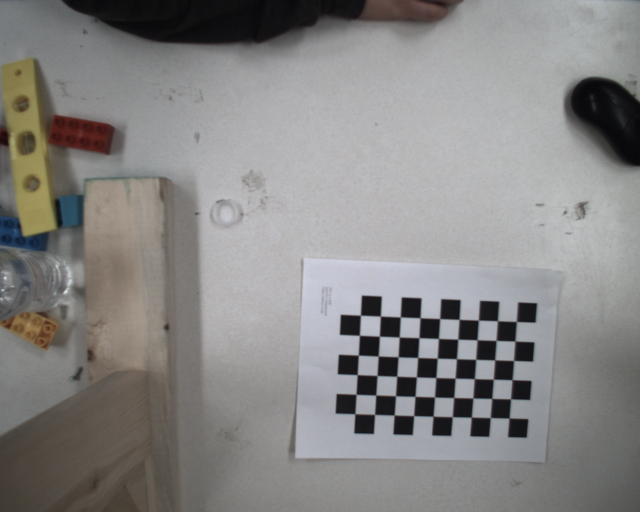
#> input picture DepthMapDriver/stereo_calibration/test_imgs/left.png, 1280 x 1024 px, found by its file name (shown at 1/2 size)
$ python correction.py   (older library calls are emulated)
#> lines starting #> are read from the running program, lines starting #| are printed output that depends on the picture
import numpy as np
import cv2


def correct(imgL, imgR):
    camera_matrix_r = np.load('Intrinsic_mtx_1.npy')
    dist_coeffs_r = np.load('dist_1.npy')
    camera_matrix_l = np.load('Intrinsic_mtx_2.npy')
    dist_coeffs_l = np.load('dist_2.npy')
    R = np.load('R.npy')
    T = np.load('T.npy')

    RL, RR, PL, PR, Q, _, _ = cv2.stereoRectify(camera_matrix_l, dist_coeffs_l, camera_matrix_r, dist_coeffs_r,
                                               imgL.shape[::-1], R, T, alpha=-1)

    mapL1, mapL2 = cv2.initUndistortRectifyMap(camera_matrix_l, dist_coeffs_l, RL, PL, imgL.shape[::-1], cv2.CV_32FC1)
    mapR1, mapR2 = cv2.initUndistortRectifyMap(camera_matrix_r, dist_coeffs_r, RR, PR, imgR.shape[::-1], cv2.CV_32FC1)

    undistorted_rectifiedL = cv2.remap(imgL, mapL1, mapL2, cv2.INTER_LINEAR);
    undistorted_rectifiedR = cv2.remap(imgR, mapR1, mapR2, cv2.INTER_LINEAR);

    # display image
    cv2.imshow("Left", cv2.resize(undistorted_rectifiedL, (0, 0), fx=0.5, fy=0.5))
    cv2.imshow("Right", cv2.resize(undistorted_rectifiedR, (0, 0), fx=0.5, fy=0.5))
    cv2.waitKey(0)
    cv2.destroyAllWindows()


if __name__ == "__main__":
    left_img = cv2.imread('left.png', 0)
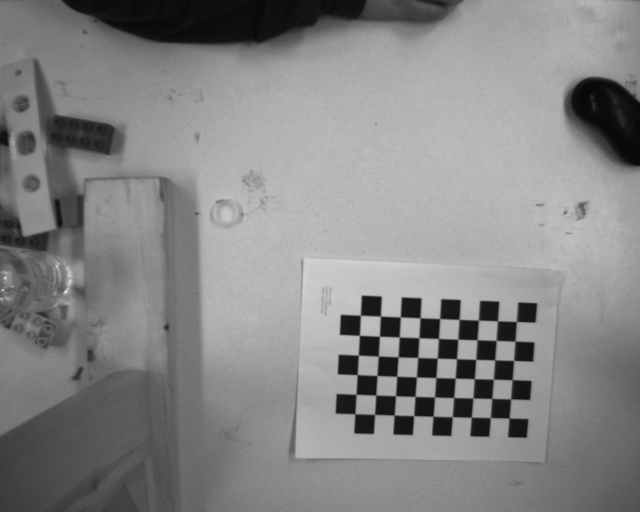
#> left_img: shape (1024, 1280) (shown at 1/2 size); min 5, max 239, mean 133.7
    right_img = cv2.imread('right.png', 0)
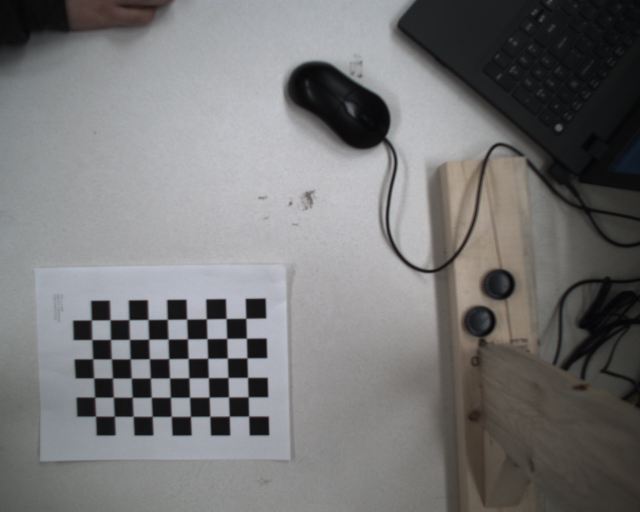
#> input picture DepthMapDriver/stereo_calibration/test_imgs/right.png, 1280 x 1024 px, found by its file name (shown at 1/2 size)
#> right_img: shape (1024, 1280); min 2, max 203, mean 117.1

#> (the run stopped early here; a loop or call above may not have finished)
